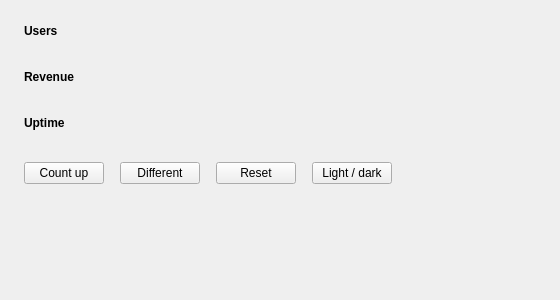
<?xml version='1.0' encoding='utf-8'?>
<ui version="4.0">
 <class>MainWindow</class>
 <widget class="QMainWindow" name="MainWindow">
  <property name="geometry">
   <rect>
    <x>0</x>
    <y>0</y>
    <width>560</width>
    <height>300</height>
   </rect>
  </property>
  <property name="windowTitle">
   <string>QCustomNumberCounter</string>
  </property>
  <widget class="QWidget" name="centralwidget">
   <layout class="QVBoxLayout" name="verticalLayout">
    <property name="spacing">
     <number>16</number>
    </property>
    <property name="leftMargin">
     <number>24</number>
    </property>
    <property name="topMargin">
     <number>24</number>
    </property>
    <property name="rightMargin">
     <number>24</number>
    </property>
    <property name="bottomMargin">
     <number>24</number>
    </property>
    <item>
     <widget class="QLabel" name="usersHeading">
      <property name="font">
       <font>
        <bold>true</bold>
       </font>
      </property>
      <property name="text">
       <string>Users</string>
      </property>
     </widget>
    </item>
    <item>
     <widget class="QCustomNumberCounter" name="usersCounter">
      <property name="suffix" stdset="0">
       <string>+</string>
      </property>
      <property name="fontScale" stdset="0">
       <double>1.800000000000000</double>
      </property>
      <property name="alignment" stdset="0">
       <string>left</string>
      </property>
     </widget>
    </item>
    <item>
     <widget class="QLabel" name="revenueHeading">
      <property name="font">
       <font>
        <bold>true</bold>
       </font>
      </property>
      <property name="text">
       <string>Revenue</string>
      </property>
     </widget>
    </item>
    <item>
     <widget class="QCustomNumberCounter" name="revenueCounter">
      <property name="prefix" stdset="0">
       <string>$</string>
      </property>
      <property name="decimals" stdset="0">
       <number>2</number>
      </property>
      <property name="fontScale" stdset="0">
       <double>1.800000000000000</double>
      </property>
      <property name="alignment" stdset="0">
       <string>left</string>
      </property>
     </widget>
    </item>
    <item>
     <widget class="QLabel" name="uptimeHeading">
      <property name="font">
       <font>
        <bold>true</bold>
       </font>
      </property>
      <property name="text">
       <string>Uptime</string>
      </property>
     </widget>
    </item>
    <item>
     <widget class="QCustomNumberCounter" name="uptimeCounter">
      <property name="suffix" stdset="0">
       <string>%</string>
      </property>
      <property name="decimals" stdset="0">
       <number>1</number>
      </property>
      <property name="fontScale" stdset="0">
       <double>1.800000000000000</double>
      </property>
      <property name="alignment" stdset="0">
       <string>left</string>
      </property>
     </widget>
    </item>
    <item>
     <layout class="QHBoxLayout" name="controlsRow">
      <item>
       <widget class="QPushButton" name="countUpButton">
        <property name="text">
         <string>Count up</string>
        </property>
       </widget>
      </item>
      <item>
       <widget class="QPushButton" name="differentButton">
        <property name="text">
         <string>Different</string>
        </property>
       </widget>
      </item>
      <item>
       <widget class="QPushButton" name="resetButton">
        <property name="text">
         <string>Reset</string>
        </property>
       </widget>
      </item>
      <item>
       <widget class="QPushButton" name="themeButton">
        <property name="text">
         <string>Light / dark</string>
        </property>
       </widget>
      </item>
      <item>
       <spacer name="controlsSpacer">
        <property name="orientation">
         <enum>Qt::Horizontal</enum>
        </property>
        <property name="sizeHint" stdset="0">
         <size>
          <width>40</width>
          <height>20</height>
         </size>
        </property>
       </spacer>
      </item>
     </layout>
    </item>
    <item>
     <spacer name="verticalSpacer">
      <property name="orientation">
       <enum>Qt::Vertical</enum>
      </property>
      <property name="sizeHint" stdset="0">
       <size>
        <width>20</width>
        <height>40</height>
       </size>
      </property>
     </spacer>
    </item>
   </layout>
  </widget>
 </widget>
 <customwidgets>
  <customwidget>
   <class>QCustomNumberCounter</class>
   <extends>QWidget</extends>
   <header location="global">Custom_Widgets.QCustomNumberCounter.h</header>
  </customwidget>
 <customwidget><class>QPushButton</class><extends>QPushButton</extends><header location="global">Custom_Widgets.Theme.h</header><container>1</container></customwidget><customwidget><class>QLabel</class><extends>QLabel</extends><header location="global">Custom_Widgets.Theme.h</header><container>1</container></customwidget></customwidgets>
 <connections />
</ui>
